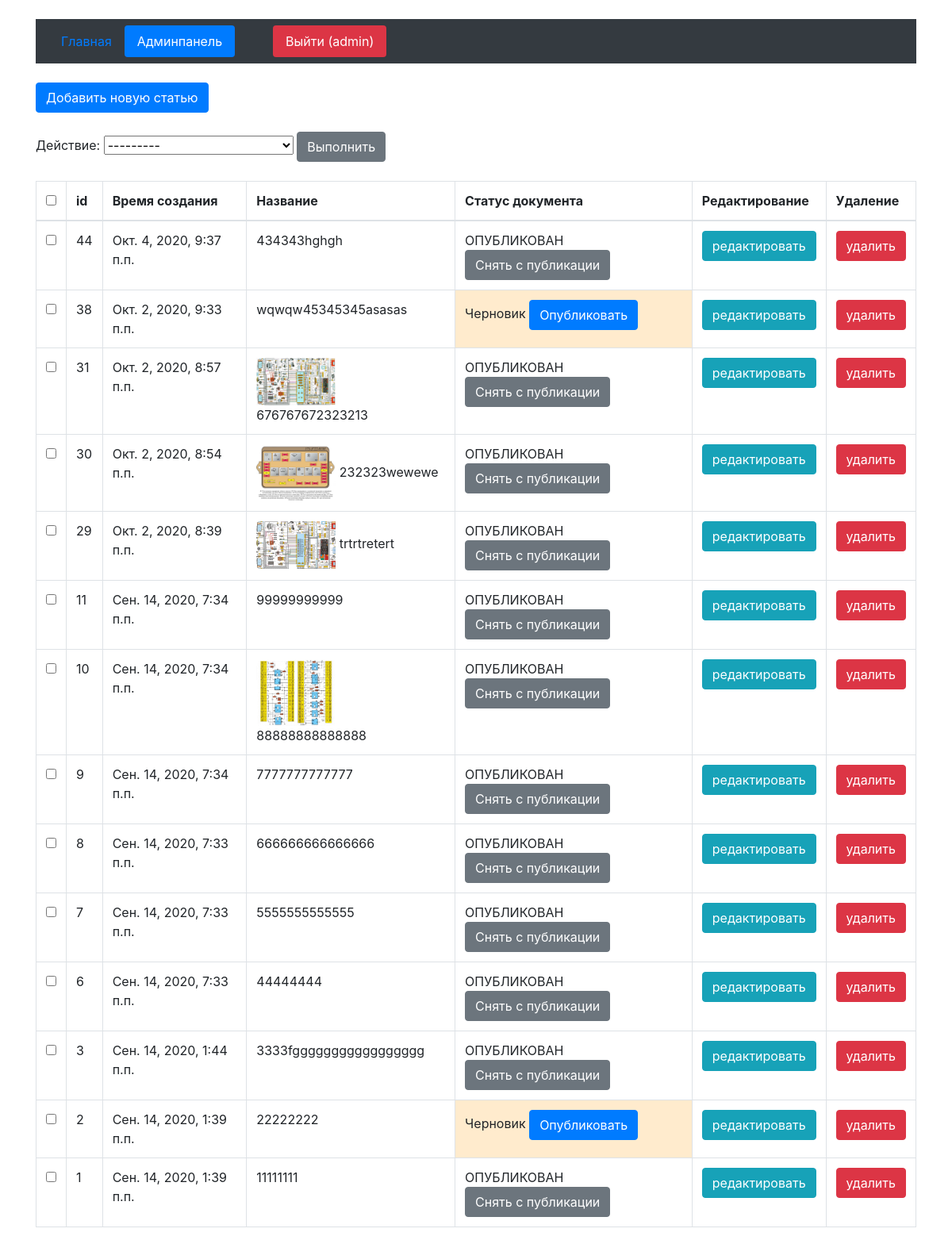
/edit-page (signed in), run on the app's committed database.
### main/models.py (models this page shows, shortened)
class Article(models.Model):
    class STATUS(models.IntegerChoices):
        DRAFT = 0, 'Черновик'
        PUBLISHED = 1, 'ОПУБЛИКОВАН'
    author = models.ForeignKey(User, on_delete=models.CASCADE, verbose_name='Автор статьи')
    name = models.CharField('Название', max_length=200)
    text = models.TextField('Текст')
    img = models.ImageField('Изображение', upload_to='img/', blank=True, null=True)
    date_create = models.DateTimeField('дата создания', auto_now_add=True)
    date_change = models.DateTimeField('дата редактирования', auto_now=True)
    date_pub = models.DateTimeField('дата публикации', blank=True, null=True)
    status = models.PositiveSmallIntegerField('статус', choices=STATUS.choices, default=STATUS.DRAFT)
    class Meta:
        verbose_name='Статью'
        verbose_name_plural='Статьи'

### main/views.py (the view, shortened to what this page needs)
# urls.py: path('edit-page', views.ArticleCreateView.as_view(), name='edit_page'),
class ArticleCreateView(LoginRequiredMixin, CustomSuccessMessageMixin, CreateView):
    login_url = reverse_lazy('login_page')
    model = Article
    form_class = ArticleForm
    template_name = 'main/article_edit.html'
    success_url = reverse_lazy('edit_page')
    success_msg = 'Запись успешно создана'
    def get_context_data(self,**kwargs):
        kwargs['list_articles'] = Article.objects.filter(author=self.request.user).order_by('-id')
        return super().get_context_data(**kwargs)

### main/forms.py
class ArticleForm(forms.ModelForm):
    class Meta:
        model = Article
        fields = ('img', 'name', 'text')

### main/templatetags/main_tag.py (called while the page is built)
@register.inclusion_tag('main/tags/td_status.html')
def get_td_status(article):
    return {'article': article}

### templates/main/article_edit.html (shortened to what this page needs)
{% extends 'base.html' %}
{% block active_admin %}active{% endblock %}
{% load static %}
{% load crispy_forms_tags %}
{% load main_tag %}
{% block content %}
{% if update %}
<p class="mt-4">Страница редактирования</p>
<p><a href="{% url 'edit_page' %}">Вернуться назад</a></p>
{% if form.img.value %}
<img src="{{form.img.value.url}}" class="img-fluid" alt="" width="200" , heght="200">
{% endif %}
<form id="update_data" method="post" enctype="multipart/form-data">
    {% csrf_token %}
    {{form|crispy}}
</form>
<button form="update_data" type="submit" class="btn btn-primary">Обновить</button>
{% else %}
<button type="button" class="btn btn-primary" data-toggle="modal" data-target="#exampleModal">
    Добавить новую статью
</button>
<div class="module" id="changelist">
    <form id="changelist-form" method="post" action="{% url 'action' %}" novalidate>
        <div class="actions mt-4">
            <label>Действие: <select id="action" name="action">
                    <option value="none" selected="">---------</option>
                </select></label>
            <a class="btn btn-secondary" title="Выполнить выбранное действие" href="javascript:void()"
                onclick="action_submit()" disabled>Выполнить</a>
        </div>
        <div class="results">
            <table class="table table-bordered mt-4" id="result_list">
                <thead>
                    <tr>
                        <th scope="col" class="action-checkbox-column">
                            <div class="text"><span><input type="checkbox" id="action-toggle"></span></div>
                        </th>
                        <th scope="col">id</th>
                        <th scope="col">Время создания</th>
                        <th scope="col">Название</th>
                        <th scope="col">Статус документа</th>
                        <th scope="col">Редактирование</th>
                        <th scope="col">Удаление</th>
                    </tr>
                </thead>
                <tbody>
                    {% for i in list_articles %}
                    <tr {% if i.id|slugify == request.GET.id %} class="table-success" {% endif %}>
                        <td class="action-checkbox"><input type="checkbox" name="_selected_action" value="{{i.id}}"
                                class="action-select">
                        </td>
                        <td>{{i.id}}</td>
                        <td>{{i.date_create}}</td>
                        <td>{% if i.img %}
                            <img src="{{i.img.url}}" class="img-fluid" alt="" width="100" , heght="100">
                            {% endif %}{{i.name}}
                        </td>
                        <td id="status_{{i.id}}" class="status {% if i.status == 0 %}draft{% endif %}">
                            {% get_td_status article=i %}
                        </td>
                        <td>
                            <a class="btn btn-info" href="{% url 'update_page' i.id %}">редактировать</a>
                        </td>
                        <td>
                            <a class="btn btn-danger" href="javascript:void()"
                                onclick="question(this,'delete')">удалить</a>
                        </td>
                    </tr>
                    {% endfor %}
                </tbody>
            </table>
        </div>
    </form>
</div>
{% endif %}
{% endblock %}
{% load static %}

### templates/base.html (shortened to what this page needs)
<!doctype html>
<html lang="ru">
{% load static %}
<head>
    <link rel="stylesheet" href="https://stackpath.bootstrapcdn.com/bootstrap/4.4.1/css/bootstrap.min.css">
    <link rel="stylesheet" type="text/css" href="{% static 'css/style.css' %}">
</head>
<body>
    <div class="container mt-4">
        <nav class="navbar navbar-dark bg-dark">
            <ul class="nav nav-pills">
                <li class="nav-item">
                    <a class="nav-link {% block active_home %}{% endblock %}" href=" {% url 'home' %}">Главная</a>
                </li>
                {% if request.user.is_authenticated %}
                <li class="nav-item">
                    <a class="nav-link {% block active_admin %}{% endblock %}"
                        href="{% url 'edit_page' %}">Админпанель</a>
                </li>
                <li class="nav-item">
                    <a class="nav-link btn-danger ml-5" href="{% url 'logout_page' %}">Выйти ({{request.user}})</a>
                </li>
                {% endif %}
            </ul>
        </nav>
        {% block content %}
        {% endblock %}
    </div>
</body>
</html>

### templates/main/tags/td_status.html
{{article.get_status_display}}
{% if article.status == 0 %}
<a class="btn btn-primary" href="{% url 'toggle_public' article.id 1 %}">Опубликовать</a>
{% else%}
<a class="btn btn-secondary" href="{% url 'toggle_public' article.id 0 %}">Снять с
    публикации</a>
{% endif%}

### static/css/style.css (style rules this page uses)
.draft { background: blanchedalmond; }

### data on the page
Article: id "44", date_create "Окт. 4, 2020, 9:37 п.п.", name "434343hghgh", status "ОПУБЛИКОВАН", shows "Снять с публикации"
Article: id "38", date_create "Окт. 2, 2020, 9:33 п.п.", name "wqwqw45345345asasas", status "Черновик", shows "Опубликовать"
Article: id "31", date_create "Окт. 2, 2020, 8:57 п.п.", img (picture), name "676767672323213", status "ОПУБЛИКОВАН", shows "Снять с публикации"
Article: id "30", date_create "Окт. 2, 2020, 8:54 п.п.", img (picture), name "232323wewewe", status "ОПУБЛИКОВАН", shows "Снять с публикации"
Article: id "29", date_create "Окт. 2, 2020, 8:39 п.п.", img (picture), name "trtrtretert", status "ОПУБЛИКОВАН", shows "Снять с публикации"
Article: id "11", date_create "Сен. 14, 2020, 7:34 п.п.", name "99999999999", status "ОПУБЛИКОВАН", shows "Снять с публикации"
Article: id "10", date_create "Сен. 14, 2020, 7:34 п.п.", img (picture), name "88888888888888", status "ОПУБЛИКОВАН", shows "Снять с публикации"
Article: id "9", date_create "Сен. 14, 2020, 7:34 п.п.", name "7777777777777", status "ОПУБЛИКОВАН", shows "Снять с публикации"
Article: id "8", date_create "Сен. 14, 2020, 7:33 п.п.", name "666666666666666", status "ОПУБЛИКОВАН", shows "Снять с публикации"
Article: id "7", date_create "Сен. 14, 2020, 7:33 п.п.", name "5555555555555", status "ОПУБЛИКОВАН", shows "Снять с публикации"
Article: id "6", date_create "Сен. 14, 2020, 7:33 п.п.", name "44444444", status "ОПУБЛИКОВАН", shows "Снять с публикации"
Article: id "3", date_create "Сен. 14, 2020, 1:44 п.п.", name "3333fggggggggggggggggg", status "ОПУБЛИКОВАН", shows "Снять с публикации"
Article: id "2", date_create "Сен. 14, 2020, 1:39 п.п.", name "22222222", status "Черновик", shows "Опубликовать"
Article: id "1", date_create "Сен. 14, 2020, 1:39 п.п.", name "11111111", status "ОПУБЛИКОВАН", shows "Снять с публикации"

### other printed values
{{ request.user }} "admin"
